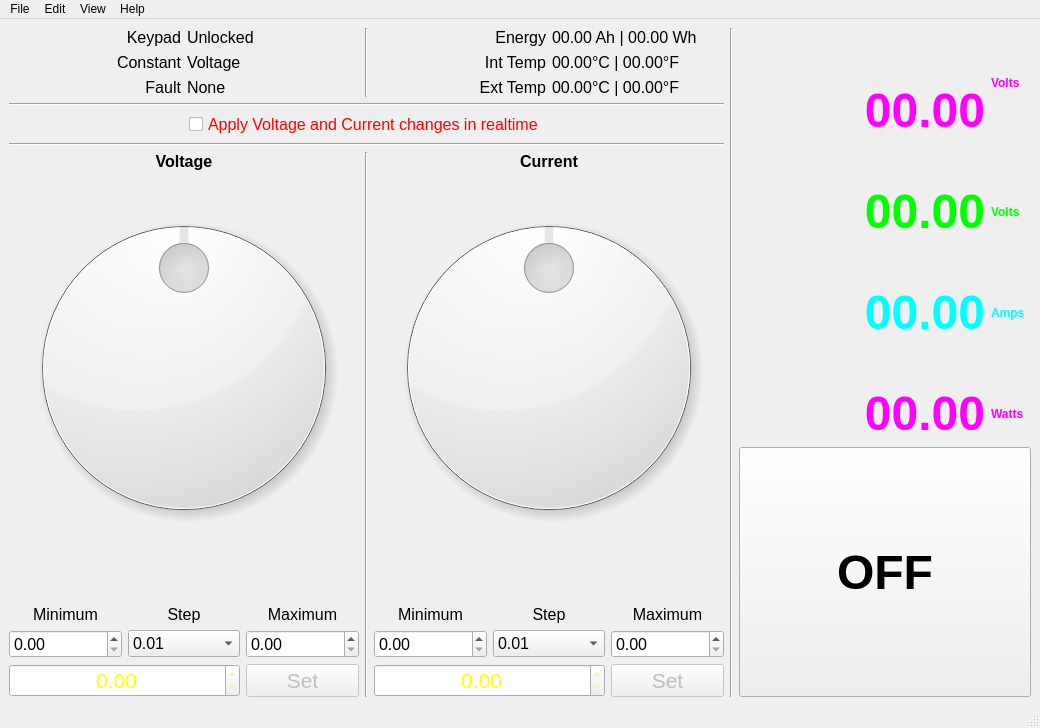
<?xml version="1.0" encoding="UTF-8"?>
<ui version="4.0">
 <class>MainWindow</class>
 <widget class="QMainWindow" name="MainWindow">
  <property name="geometry">
   <rect>
    <x>0</x>
    <y>0</y>
    <width>1040</width>
    <height>728</height>
   </rect>
  </property>
  <property name="windowTitle">
   <string>RidenGUI</string>
  </property>
  <property name="windowIcon">
   <iconset theme="riden">
    <normaloff>.</normaloff>.</iconset>
  </property>
  <widget class="QWidget" name="centralwidget">
   <layout class="QGridLayout" name="gridLayout_2">
    <item row="0" column="0">
     <layout class="QGridLayout" name="gridLayout">
      <item row="0" column="0">
       <widget class="QLabel" name="keypadLabel">
        <property name="font">
         <font>
          <pointsize>12</pointsize>
         </font>
        </property>
        <property name="text">
         <string>Keypad</string>
        </property>
        <property name="alignment">
         <set>Qt::AlignRight|Qt::AlignTrailing|Qt::AlignVCenter</set>
        </property>
       </widget>
      </item>
      <item row="1" column="0">
       <widget class="QLabel" name="constantLabel">
        <property name="font">
         <font>
          <pointsize>12</pointsize>
         </font>
        </property>
        <property name="text">
         <string>Constant</string>
        </property>
        <property name="alignment">
         <set>Qt::AlignRight|Qt::AlignTrailing|Qt::AlignVCenter</set>
        </property>
       </widget>
      </item>
      <item row="0" column="1">
       <widget class="QLabel" name="keypad">
        <property name="font">
         <font>
          <pointsize>12</pointsize>
         </font>
        </property>
        <property name="text">
         <string>Unlocked</string>
        </property>
       </widget>
      </item>
      <item row="1" column="1">
       <widget class="QLabel" name="constant">
        <property name="font">
         <font>
          <pointsize>12</pointsize>
         </font>
        </property>
        <property name="text">
         <string>Voltage</string>
        </property>
       </widget>
      </item>
      <item row="2" column="0">
       <widget class="QLabel" name="faultLabel">
        <property name="font">
         <font>
          <pointsize>12</pointsize>
         </font>
        </property>
        <property name="text">
         <string>Fault</string>
        </property>
        <property name="alignment">
         <set>Qt::AlignRight|Qt::AlignTrailing|Qt::AlignVCenter</set>
        </property>
       </widget>
      </item>
      <item row="2" column="1">
       <widget class="QLabel" name="fault">
        <property name="font">
         <font>
          <pointsize>12</pointsize>
         </font>
        </property>
        <property name="text">
         <string>None</string>
        </property>
       </widget>
      </item>
     </layout>
    </item>
    <item row="3" column="0" colspan="3">
     <widget class="Line" name="line_4">
      <property name="orientation">
       <enum>Qt::Horizontal</enum>
      </property>
     </widget>
    </item>
    <item row="0" column="1">
     <widget class="Line" name="line">
      <property name="orientation">
       <enum>Qt::Vertical</enum>
      </property>
     </widget>
    </item>
    <item row="2" column="0" colspan="3">
     <layout class="QGridLayout" name="gridLayout_7">
      <item row="0" column="1">
       <widget class="QCheckBox" name="realtimeCheck">
        <property name="font">
         <font>
          <pointsize>12</pointsize>
         </font>
        </property>
        <property name="styleSheet">
         <string notr="true">color:#ff0000</string>
        </property>
        <property name="text">
         <string>Apply Voltage and Current changes in realtime</string>
        </property>
       </widget>
      </item>
      <item row="0" column="0">
       <spacer name="horizontalSpacer">
        <property name="orientation">
         <enum>Qt::Horizontal</enum>
        </property>
        <property name="sizeHint" stdset="0">
         <size>
          <width>40</width>
          <height>20</height>
         </size>
        </property>
       </spacer>
      </item>
      <item row="0" column="2">
       <spacer name="horizontalSpacer_2">
        <property name="orientation">
         <enum>Qt::Horizontal</enum>
        </property>
        <property name="sizeHint" stdset="0">
         <size>
          <width>40</width>
          <height>20</height>
         </size>
        </property>
       </spacer>
      </item>
     </layout>
    </item>
    <item row="1" column="0" colspan="3">
     <widget class="Line" name="line_3">
      <property name="orientation">
       <enum>Qt::Horizontal</enum>
      </property>
     </widget>
    </item>
    <item row="0" column="2">
     <layout class="QGridLayout" name="gridLayout_3">
      <item row="0" column="1">
       <widget class="QLabel" name="energy">
        <property name="font">
         <font>
          <pointsize>12</pointsize>
         </font>
        </property>
        <property name="text">
         <string>00.00 Ah | 00.00 Wh</string>
        </property>
       </widget>
      </item>
      <item row="1" column="1">
       <widget class="QLabel" name="intTemp">
        <property name="font">
         <font>
          <pointsize>12</pointsize>
         </font>
        </property>
        <property name="text">
         <string>00.00°C | 00.00°F</string>
        </property>
       </widget>
      </item>
      <item row="0" column="0">
       <widget class="QLabel" name="energyLabel">
        <property name="font">
         <font>
          <pointsize>12</pointsize>
         </font>
        </property>
        <property name="text">
         <string>Energy</string>
        </property>
        <property name="alignment">
         <set>Qt::AlignRight|Qt::AlignTrailing|Qt::AlignVCenter</set>
        </property>
       </widget>
      </item>
      <item row="1" column="0">
       <widget class="QLabel" name="intTempLabel">
        <property name="font">
         <font>
          <pointsize>12</pointsize>
         </font>
        </property>
        <property name="text">
         <string>Int Temp</string>
        </property>
        <property name="alignment">
         <set>Qt::AlignRight|Qt::AlignTrailing|Qt::AlignVCenter</set>
        </property>
       </widget>
      </item>
      <item row="2" column="0">
       <widget class="QLabel" name="extTempLabel">
        <property name="font">
         <font>
          <pointsize>12</pointsize>
         </font>
        </property>
        <property name="text">
         <string>Ext Temp</string>
        </property>
        <property name="alignment">
         <set>Qt::AlignRight|Qt::AlignTrailing|Qt::AlignVCenter</set>
        </property>
       </widget>
      </item>
      <item row="2" column="1">
       <widget class="QLabel" name="extTemp">
        <property name="font">
         <font>
          <pointsize>12</pointsize>
         </font>
        </property>
        <property name="text">
         <string>00.00°C | 00.00°F</string>
        </property>
       </widget>
      </item>
     </layout>
    </item>
    <item row="4" column="1">
     <widget class="Line" name="line_5">
      <property name="orientation">
       <enum>Qt::Vertical</enum>
      </property>
     </widget>
    </item>
    <item row="4" column="0">
     <layout class="QGridLayout" name="gridLayout_5">
      <item row="0" column="0" colspan="3">
       <widget class="QLabel" name="voltageLabel">
        <property name="font">
         <font>
          <pointsize>12</pointsize>
          <weight>75</weight>
          <bold>true</bold>
         </font>
        </property>
        <property name="text">
         <string>Voltage</string>
        </property>
        <property name="alignment">
         <set>Qt::AlignCenter</set>
        </property>
        <property name="buddy">
         <cstring>voltageDial</cstring>
        </property>
       </widget>
      </item>
      <item row="4" column="0">
       <widget class="QDoubleSpinBox" name="voltageMinDoubleSpin">
        <property name="font">
         <font>
          <pointsize>12</pointsize>
         </font>
        </property>
        <property name="maximum">
         <double>1000.000000000000000</double>
        </property>
       </widget>
      </item>
      <item row="5" column="0" colspan="2">
       <widget class="QDoubleSpinBox" name="voltageDoubleSpin">
        <property name="font">
         <font>
          <pointsize>16</pointsize>
         </font>
        </property>
        <property name="styleSheet">
         <string notr="true">color: #ffff00</string>
        </property>
        <property name="alignment">
         <set>Qt::AlignCenter</set>
        </property>
        <property name="maximum">
         <double>0.000000000000000</double>
        </property>
        <property name="singleStep">
         <double>0.100000000000000</double>
        </property>
       </widget>
      </item>
      <item row="3" column="0">
       <widget class="QLabel" name="voltageMinLabel">
        <property name="font">
         <font>
          <pointsize>12</pointsize>
         </font>
        </property>
        <property name="text">
         <string>Minimum</string>
        </property>
        <property name="alignment">
         <set>Qt::AlignCenter</set>
        </property>
        <property name="buddy">
         <cstring>voltageMinDoubleSpin</cstring>
        </property>
       </widget>
      </item>
      <item row="3" column="2">
       <widget class="QLabel" name="voltageMaxLabel">
        <property name="font">
         <font>
          <pointsize>12</pointsize>
         </font>
        </property>
        <property name="text">
         <string>Maximum</string>
        </property>
        <property name="alignment">
         <set>Qt::AlignCenter</set>
        </property>
        <property name="buddy">
         <cstring>voltageMaxDoubleSpin</cstring>
        </property>
       </widget>
      </item>
      <item row="4" column="2">
       <widget class="QDoubleSpinBox" name="voltageMaxDoubleSpin">
        <property name="font">
         <font>
          <pointsize>12</pointsize>
         </font>
        </property>
        <property name="maximum">
         <double>1000.000000000000000</double>
        </property>
       </widget>
      </item>
      <item row="4" column="1">
       <widget class="QComboBox" name="voltageStepCombo">
        <property name="font">
         <font>
          <pointsize>12</pointsize>
         </font>
        </property>
        <property name="currentIndex">
         <number>2</number>
        </property>
        <item>
         <property name="text">
          <string>1</string>
         </property>
        </item>
        <item>
         <property name="text">
          <string>0.1</string>
         </property>
        </item>
        <item>
         <property name="text">
          <string>0.01</string>
         </property>
        </item>
        <item>
         <property name="text">
          <string>0.001</string>
         </property>
        </item>
        <item>
         <property name="text">
          <string>0.0001</string>
         </property>
        </item>
       </widget>
      </item>
      <item row="1" column="0" colspan="3">
       <widget class="QDial" name="voltageDial">
        <property name="sizePolicy">
         <sizepolicy hsizetype="Preferred" vsizetype="Preferred">
          <horstretch>1</horstretch>
          <verstretch>1</verstretch>
         </sizepolicy>
        </property>
        <property name="minimumSize">
         <size>
          <width>350</width>
          <height>350</height>
         </size>
        </property>
        <property name="maximum">
         <number>0</number>
        </property>
        <property name="pageStep">
         <number>1</number>
        </property>
        <property name="notchesVisible">
         <bool>true</bool>
        </property>
       </widget>
      </item>
      <item row="3" column="1">
       <widget class="QLabel" name="voltageStepLabel">
        <property name="font">
         <font>
          <pointsize>12</pointsize>
         </font>
        </property>
        <property name="text">
         <string>Step</string>
        </property>
        <property name="alignment">
         <set>Qt::AlignCenter</set>
        </property>
        <property name="buddy">
         <cstring>voltageStepCombo</cstring>
        </property>
       </widget>
      </item>
      <item row="5" column="2">
       <widget class="QPushButton" name="voltagePush">
        <property name="enabled">
         <bool>false</bool>
        </property>
        <property name="font">
         <font>
          <pointsize>16</pointsize>
         </font>
        </property>
        <property name="text">
         <string>Set</string>
        </property>
       </widget>
      </item>
      <item row="2" column="0" colspan="3">
       <spacer name="verticalSpacer">
        <property name="orientation">
         <enum>Qt::Vertical</enum>
        </property>
        <property name="sizeHint" stdset="0">
         <size>
          <width>20</width>
          <height>40</height>
         </size>
        </property>
       </spacer>
      </item>
     </layout>
    </item>
    <item row="4" column="2">
     <layout class="QGridLayout" name="gridLayout_6">
      <item row="3" column="1">
       <widget class="QLabel" name="currentStepLabel">
        <property name="font">
         <font>
          <pointsize>12</pointsize>
         </font>
        </property>
        <property name="text">
         <string>Step</string>
        </property>
        <property name="alignment">
         <set>Qt::AlignCenter</set>
        </property>
        <property name="buddy">
         <cstring>currentStepCombo</cstring>
        </property>
       </widget>
      </item>
      <item row="5" column="0" colspan="2">
       <widget class="QDoubleSpinBox" name="currentDoubleSpin">
        <property name="font">
         <font>
          <pointsize>16</pointsize>
         </font>
        </property>
        <property name="styleSheet">
         <string notr="true">color: #ffff00</string>
        </property>
        <property name="alignment">
         <set>Qt::AlignCenter</set>
        </property>
        <property name="maximum">
         <double>0.000000000000000</double>
        </property>
        <property name="singleStep">
         <double>0.100000000000000</double>
        </property>
       </widget>
      </item>
      <item row="3" column="0">
       <widget class="QLabel" name="currentMinLabel">
        <property name="font">
         <font>
          <pointsize>12</pointsize>
         </font>
        </property>
        <property name="text">
         <string>Minimum</string>
        </property>
        <property name="alignment">
         <set>Qt::AlignCenter</set>
        </property>
        <property name="buddy">
         <cstring>currentMinDoubleSpin</cstring>
        </property>
       </widget>
      </item>
      <item row="1" column="0" colspan="3">
       <widget class="QDial" name="currentDial">
        <property name="sizePolicy">
         <sizepolicy hsizetype="Preferred" vsizetype="Preferred">
          <horstretch>1</horstretch>
          <verstretch>1</verstretch>
         </sizepolicy>
        </property>
        <property name="minimumSize">
         <size>
          <width>350</width>
          <height>350</height>
         </size>
        </property>
        <property name="maximum">
         <number>0</number>
        </property>
        <property name="pageStep">
         <number>1</number>
        </property>
        <property name="notchesVisible">
         <bool>true</bool>
        </property>
       </widget>
      </item>
      <item row="4" column="0">
       <widget class="QDoubleSpinBox" name="currentMinDoubleSpin">
        <property name="font">
         <font>
          <pointsize>12</pointsize>
         </font>
        </property>
        <property name="maximum">
         <double>1000.000000000000000</double>
        </property>
       </widget>
      </item>
      <item row="4" column="2">
       <widget class="QDoubleSpinBox" name="currentMaxDoubleSpin">
        <property name="font">
         <font>
          <pointsize>12</pointsize>
         </font>
        </property>
        <property name="maximum">
         <double>1000.000000000000000</double>
        </property>
       </widget>
      </item>
      <item row="3" column="2">
       <widget class="QLabel" name="currentMaxLabel">
        <property name="font">
         <font>
          <pointsize>12</pointsize>
         </font>
        </property>
        <property name="text">
         <string>Maximum</string>
        </property>
        <property name="alignment">
         <set>Qt::AlignCenter</set>
        </property>
        <property name="buddy">
         <cstring>currentMaxDoubleSpin</cstring>
        </property>
       </widget>
      </item>
      <item row="4" column="1">
       <widget class="QComboBox" name="currentStepCombo">
        <property name="font">
         <font>
          <pointsize>12</pointsize>
         </font>
        </property>
        <property name="currentIndex">
         <number>2</number>
        </property>
        <item>
         <property name="text">
          <string>1</string>
         </property>
        </item>
        <item>
         <property name="text">
          <string>0.1</string>
         </property>
        </item>
        <item>
         <property name="text">
          <string>0.01</string>
         </property>
        </item>
        <item>
         <property name="text">
          <string>0.001</string>
         </property>
        </item>
        <item>
         <property name="text">
          <string>0.0001</string>
         </property>
        </item>
       </widget>
      </item>
      <item row="0" column="0" colspan="3">
       <widget class="QLabel" name="currentLabel">
        <property name="font">
         <font>
          <pointsize>12</pointsize>
          <weight>75</weight>
          <bold>true</bold>
         </font>
        </property>
        <property name="text">
         <string>Current</string>
        </property>
        <property name="alignment">
         <set>Qt::AlignCenter</set>
        </property>
        <property name="buddy">
         <cstring>currentDial</cstring>
        </property>
       </widget>
      </item>
      <item row="5" column="2">
       <widget class="QPushButton" name="currentPush">
        <property name="enabled">
         <bool>false</bool>
        </property>
        <property name="font">
         <font>
          <pointsize>16</pointsize>
         </font>
        </property>
        <property name="text">
         <string>Set</string>
        </property>
       </widget>
      </item>
      <item row="2" column="0" colspan="3">
       <spacer name="verticalSpacer_2">
        <property name="orientation">
         <enum>Qt::Vertical</enum>
        </property>
        <property name="sizeHint" stdset="0">
         <size>
          <width>20</width>
          <height>40</height>
         </size>
        </property>
       </spacer>
      </item>
     </layout>
    </item>
    <item row="0" column="4" rowspan="5">
     <layout class="QGridLayout" name="gridLayout_4">
      <item row="5" column="0">
       <layout class="QGridLayout" name="gridLayout_12">
        <item row="0" column="0">
         <widget class="QLabel" name="voltageInput">
          <property name="sizePolicy">
           <sizepolicy hsizetype="Preferred" vsizetype="Preferred">
            <horstretch>1</horstretch>
            <verstretch>1</verstretch>
           </sizepolicy>
          </property>
          <property name="font">
           <font>
            <pointsize>36</pointsize>
            <weight>75</weight>
            <bold>true</bold>
           </font>
          </property>
          <property name="styleSheet">
           <string notr="true">color: #ff00ff</string>
          </property>
          <property name="text">
           <string>00.00</string>
          </property>
          <property name="alignment">
           <set>Qt::AlignBottom|Qt::AlignRight|Qt::AlignTrailing</set>
          </property>
         </widget>
        </item>
        <item row="6" column="1">
         <widget class="QLabel" name="powerOutputLabel">
          <property name="font">
           <font>
            <weight>75</weight>
            <bold>true</bold>
           </font>
          </property>
          <property name="styleSheet">
           <string>color: #ff00ff</string>
          </property>
          <property name="text">
           <string>Watts</string>
          </property>
          <property name="alignment">
           <set>Qt::AlignLeading|Qt::AlignLeft|Qt::AlignVCenter</set>
          </property>
         </widget>
        </item>
        <item row="3" column="0" colspan="2">
         <spacer name="verticalSpacer_4">
          <property name="orientation">
           <enum>Qt::Vertical</enum>
          </property>
          <property name="sizeHint" stdset="0">
           <size>
            <width>20</width>
            <height>40</height>
           </size>
          </property>
         </spacer>
        </item>
        <item row="6" column="0">
         <widget class="QLabel" name="powerOutput">
          <property name="font">
           <font>
            <pointsize>36</pointsize>
            <weight>75</weight>
            <bold>true</bold>
           </font>
          </property>
          <property name="styleSheet">
           <string notr="true">color: #ff00ff</string>
          </property>
          <property name="text">
           <string>00.00</string>
          </property>
          <property name="alignment">
           <set>Qt::AlignBottom|Qt::AlignRight|Qt::AlignTrailing</set>
          </property>
         </widget>
        </item>
        <item row="4" column="1">
         <widget class="QLabel" name="currentOutputLabel">
          <property name="font">
           <font>
            <weight>75</weight>
            <bold>true</bold>
           </font>
          </property>
          <property name="styleSheet">
           <string notr="true">color: #00ffff</string>
          </property>
          <property name="text">
           <string>Amps</string>
          </property>
          <property name="alignment">
           <set>Qt::AlignLeading|Qt::AlignLeft|Qt::AlignVCenter</set>
          </property>
         </widget>
        </item>
        <item row="4" column="0">
         <widget class="QLabel" name="currentOutput">
          <property name="font">
           <font>
            <pointsize>36</pointsize>
            <weight>75</weight>
            <bold>true</bold>
           </font>
          </property>
          <property name="styleSheet">
           <string notr="true">color: #00ffff</string>
          </property>
          <property name="text">
           <string>00.00</string>
          </property>
          <property name="alignment">
           <set>Qt::AlignBottom|Qt::AlignRight|Qt::AlignTrailing</set>
          </property>
         </widget>
        </item>
        <item row="2" column="0">
         <widget class="QLabel" name="voltageOutput">
          <property name="font">
           <font>
            <pointsize>36</pointsize>
            <weight>75</weight>
            <bold>true</bold>
           </font>
          </property>
          <property name="styleSheet">
           <string notr="true">color: #00ff00</string>
          </property>
          <property name="text">
           <string>00.00</string>
          </property>
          <property name="alignment">
           <set>Qt::AlignBottom|Qt::AlignRight|Qt::AlignTrailing</set>
          </property>
         </widget>
        </item>
        <item row="2" column="1">
         <widget class="QLabel" name="voltageOutputLabel">
          <property name="font">
           <font>
            <weight>75</weight>
            <bold>true</bold>
           </font>
          </property>
          <property name="styleSheet">
           <string notr="true">color: #00ff00</string>
          </property>
          <property name="text">
           <string>Volts</string>
          </property>
          <property name="alignment">
           <set>Qt::AlignLeading|Qt::AlignLeft|Qt::AlignVCenter</set>
          </property>
         </widget>
        </item>
        <item row="1" column="0" colspan="2">
         <spacer name="verticalSpacer_3">
          <property name="orientation">
           <enum>Qt::Vertical</enum>
          </property>
          <property name="sizeHint" stdset="0">
           <size>
            <width>20</width>
            <height>40</height>
           </size>
          </property>
         </spacer>
        </item>
        <item row="5" column="0" colspan="2">
         <spacer name="verticalSpacer_5">
          <property name="orientation">
           <enum>Qt::Vertical</enum>
          </property>
          <property name="sizeHint" stdset="0">
           <size>
            <width>20</width>
            <height>40</height>
           </size>
          </property>
         </spacer>
        </item>
        <item row="0" column="1">
         <widget class="QLabel" name="voltageInputLabel">
          <property name="font">
           <font>
            <weight>75</weight>
            <bold>true</bold>
           </font>
          </property>
          <property name="styleSheet">
           <string notr="true">color: #ff00ff</string>
          </property>
          <property name="text">
           <string>Volts</string>
          </property>
          <property name="alignment">
           <set>Qt::AlignLeading|Qt::AlignLeft|Qt::AlignVCenter</set>
          </property>
         </widget>
        </item>
       </layout>
      </item>
      <item row="6" column="0" rowspan="2" colspan="2">
       <widget class="QPushButton" name="outputPush">
        <property name="sizePolicy">
         <sizepolicy hsizetype="Preferred" vsizetype="Preferred">
          <horstretch>0</horstretch>
          <verstretch>0</verstretch>
         </sizepolicy>
        </property>
        <property name="minimumSize">
         <size>
          <width>250</width>
          <height>250</height>
         </size>
        </property>
        <property name="font">
         <font>
          <pointsize>36</pointsize>
          <weight>75</weight>
          <bold>true</bold>
         </font>
        </property>
        <property name="text">
         <string>OFF</string>
        </property>
       </widget>
      </item>
     </layout>
    </item>
    <item row="0" column="3" rowspan="5">
     <widget class="Line" name="line_2">
      <property name="orientation">
       <enum>Qt::Vertical</enum>
      </property>
     </widget>
    </item>
   </layout>
  </widget>
  <widget class="QMenuBar" name="menubar">
   <property name="geometry">
    <rect>
     <x>0</x>
     <y>0</y>
     <width>1040</width>
     <height>32</height>
    </rect>
   </property>
   <widget class="QMenu" name="menuFile">
    <property name="title">
     <string>File</string>
    </property>
    <addaction name="actionQuit"/>
   </widget>
   <widget class="QMenu" name="menuEdit">
    <property name="title">
     <string>Edit</string>
    </property>
    <addaction name="actionSettings"/>
    <addaction name="actionOptions"/>
   </widget>
   <widget class="QMenu" name="menuView">
    <property name="title">
     <string>View</string>
    </property>
   </widget>
   <widget class="QMenu" name="menuHelp">
    <property name="title">
     <string>Help</string>
    </property>
    <addaction name="actionAboutRiden"/>
    <addaction name="actionAboutQt"/>
   </widget>
   <addaction name="menuFile"/>
   <addaction name="menuEdit"/>
   <addaction name="menuView"/>
   <addaction name="menuHelp"/>
  </widget>
  <widget class="QStatusBar" name="statusbar"/>
  <action name="actionQuit">
   <property name="text">
    <string>Quit</string>
   </property>
  </action>
  <action name="actionAboutRiden">
   <property name="text">
    <string>About RidenGUI</string>
   </property>
  </action>
  <action name="actionSettings">
   <property name="text">
    <string>GUI Settings</string>
   </property>
   <property name="toolTip">
    <string extracomment="Settings for RidenGUI">GUI Settings</string>
   </property>
   <property name="whatsThis">
    <string extracomment="Settings for RidenGUI"/>
   </property>
  </action>
  <action name="actionOptions">
   <property name="text">
    <string>Riden Options</string>
   </property>
   <property name="toolTip">
    <string extracomment="Options for Riden">Riden Options</string>
   </property>
   <property name="whatsThis">
    <string extracomment="Options for Riden"/>
   </property>
  </action>
  <action name="actionAboutQt">
   <property name="text">
    <string>About Qt</string>
   </property>
  </action>
 </widget>
 <tabstops>
  <tabstop>realtimeCheck</tabstop>
  <tabstop>voltageDial</tabstop>
  <tabstop>voltageMinDoubleSpin</tabstop>
  <tabstop>voltageStepCombo</tabstop>
  <tabstop>voltageMaxDoubleSpin</tabstop>
  <tabstop>voltageDoubleSpin</tabstop>
  <tabstop>voltagePush</tabstop>
  <tabstop>currentDial</tabstop>
  <tabstop>currentMinDoubleSpin</tabstop>
  <tabstop>currentStepCombo</tabstop>
  <tabstop>currentMaxDoubleSpin</tabstop>
  <tabstop>currentDoubleSpin</tabstop>
  <tabstop>currentPush</tabstop>
  <tabstop>outputPush</tabstop>
 </tabstops>
 <resources/>
 <connections/>
</ui>
